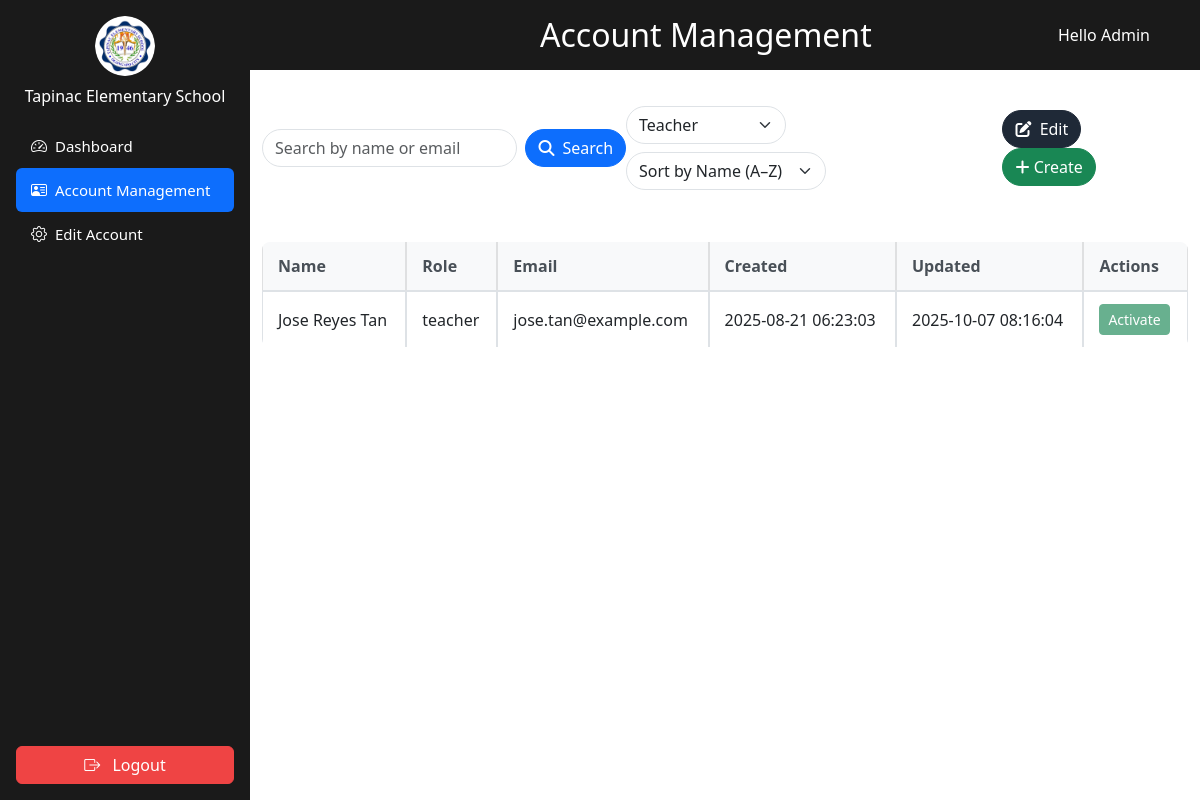
The page /views/admin/admin_manage_user.php?role=teacher (signed in) on the database its author committed.
### tables this page shows
CREATE TABLE `users` (
  `id` int(11) NOT NULL,
  `username` varchar(50) NOT NULL,
  `password` varchar(255) NOT NULL,
  `role_id` int(11) DEFAULT NULL,
  `teacher_id` int(11) DEFAULT NULL,
  `force_password_reset` tinyint(1) DEFAULT 1,
  `updated_at` DATETIME DEFAULT CURRENT_TIMESTAMP ON UPDATE CURRENT_TIMESTAMP
);

CREATE TABLE `roles` (
  `id` int(11) NOT NULL,
  `role_name` varchar(50) NOT NULL
);

CREATE TABLE `teachers` (
  `id` int(11) NOT NULL,
  `fname` varchar(100) NOT NULL,
  `mname` varchar(100) DEFAULT NULL,
  `lname` varchar(100) NOT NULL,
  `email` varchar(255) NOT NULL,
  `created_at` datetime DEFAULT current_timestamp(),
  `updated_at` datetime DEFAULT current_timestamp() ON UPDATE current_timestamp()
);

### views/admin/admin_manage_user.php (the view, shortened to what this page needs)
<?php
$pdo = new PDO("mysql:host=localhost;dbname=grading_system", "root", "");
$pdo->setAttribute(PDO::ATTR_ERRMODE, PDO::ERRMODE_EXCEPTION);
$role   = $_GET['role'] ?? '';
$sort   = $_GET['sort'] ?? 'name-asc';
$params = [];
$sql = "
    SELECT
        users.id AS user_id,
        CONCAT(teachers.fname, ' ', teachers.mname, ' ', teachers.lname) AS fullname,
        roles.role_name AS role,
        teachers.email,
        teachers.created_at,
        teachers.updated_at
    FROM users
    JOIN teachers ON users.teacher_id = teachers.id
    JOIN roles ON users.role_id = roles.id
    WHERE 1
";
$sql .= " AND users.id != ?";
$params[] = $_SESSION['user_id'];
if (!empty($role)) {
    $sql .= " AND roles.role_name = ?";
    $params[] = $role;
}
if (!empty($role)) {
    $sql .= " AND roles.role_name = ?";
    $params[] = $role;
}
$sortOptions = [
    'name-asc'      => 'fullname ASC',
    'name-desc'     => 'fullname DESC',
    'email-asc'     => 'teachers.email ASC',
    'email-desc'    => 'teachers.email DESC',
    'created-asc'   => 'teachers.created_at ASC',
    'created-desc'  => 'teachers.created_at DESC',
    'modified-asc'  => 'teachers.updated_at ASC',
    'modified-desc' => 'teachers.updated_at DESC'
];
$orderBy = $sortOptions[$sort] ?? 'fullname ASC';
$sql .= " ORDER BY $orderBy";
$stmt = $pdo->prepare($sql);
$stmt->execute($params);
$accounts = $stmt->fetchAll(PDO::FETCH_ASSOC);
$roleStmt = $pdo->query("
    SELECT roles.role_name, COUNT(users.id) AS user_count
    FROM roles
    LEFT JOIN users ON roles.id = users.role_id
    GROUP BY roles.role_name
");
$roleData = $roleStmt->fetchAll(PDO::FETCH_KEY_PAIR);
?>
<!DOCTYPE html>
<html lang="en">
<head>
  <link rel="stylesheet" href="https://cdn.jsdelivr.net/npm/bootstrap@5.3.0/dist/css/bootstrap.min.css">
    <link rel="stylesheet" href="../../assets/css/sidebar.css">
    <link rel="stylesheet" href="../../assets/css/all_role_style/style.css">
    <link href="https://cdn.jsdelivr.net/npm/bootstrap@5.3.0/dist/css/bootstrap.min.css" rel="stylesheet">
    <link rel="stylesheet" href="https://cdn.jsdelivr.net/npm/bootstrap-icons@1.10.5/font/bootstrap-icons.css">
    <link rel="stylesheet" href="https://cdnjs.cloudflare.com/ajax/libs/font-awesome/6.5.2/css/all.min.css">
</head>
<body>
<?php include '../../layoutnav/adminbar.php'; ?>
<div>
  <div style="
    background-color: #1a1a1a;
    color: white;
    padding: 20px 20px;
    display: flex;
    justify-content: center;
    align-items: center;
    position: sticky;
    top: 0;
    z-index: 999;
    min-height: 70px;
  ">
    <h2 class="m-0" style="position: absolute; left: 45%; transform: translateX(-50%) margin: left;">
      Account Management
    </h2>
    <?php if (isset($_SESSION['full_name'])): ?>
      <span style="position: absolute; right: 50px;">
        Hello Admin
      </span>
    <?php endif; ?>
  </div>
    <div class="container-fluid">
      <div class="row justify-content-center">
        <div class="col-12 col-lg-90">
          <div class="main-content">
            <div class="search-and-buttons sticky-top bg-white py-3 z-1">
              <div class="row mb-3">
                <div class="col d-flex">
                  <form id="searchForm" class="d-flex w-100" method="GET">
                    <input type="text" name="search" id="searchInput" class="form-control rounded-pill me-2"
                          placeholder="Search by name or email" value="<?= htmlspecialchars($_GET['search'] ?? '') ?>"  />
                    <button class="btn btn-primary rounded-pill d-flex align-items-center" type="submit">
                      <i class="fa-solid fa-magnifying-glass me-2"></i>
                      <span>Search</span>
                    </button>
                  </form>
                </div>
              </div>
              <div class="row g-2 align-items-center mb-3">
                <form method="GET" class="d-flex flex-wrap gap-2">
                  <div class="col-auto">
                    <select name="role" id="roleFilter" class="form-select rounded-pill" onchange="this.form.submit()">
                      <?php
                        $roles = ['admin', 'adviser', 'masterteacher', 'principal', 'teacher'];
                        foreach ($roles as $r) {
                            $count = $roleData[$r] ?? 0;
                            $selected = ($role === $r) ? 'selected' : '';
                            $disabled = ($count == 0) ? 'disabled' : '';
                            echo "<option value=\"$r\" $selected $disabled>" . ucfirst($r) . "</option>";
                        }
                      ?>
                    </select>
                  </div>
                  <div class="col-auto">
                    <select name="sort" id="sortSelect" class="form-select rounded-pill" onchange="this.form.submit()"
                      style="width: 200px; text-overflow: ellipsis; white-space: nowrap; overflow: hidden;">
                      <option value="name-asc" <?= ($_GET['sort'] ?? '')=== 'name-asc' ? 'selected' : '' ?>>Sort by Name (A–Z)</option>
                    </select>
                  </div>
                </form>
              </div>
                <div class="action-buttons mb-3">
                    <button id="toggleEditMode" type="button" class="btn btn-dark rounded-pill">
                    <i class="fas fa-edit me-1"></i> <span>Edit</span>
                </button>
                <button type="button" class="btn btn-success rounded-pill" data-bs-toggle="modal" data-bs-target="#createUserModal">
                  <i class="fas fa-plus"></i> Create
                </button>
              </div>
            </div>
            <div class="table-responsive" style="max-height: 400px; overflow-y: auto;">
              <table class="table table-hover table-bordered mb-0">
                <thead class="table-light sticky-top top-0">
                  <tr>
                    <th scope="col">Name</th>
                    <th scope="col">Role</th>
                    <th scope="col">Email</th>
                    <th scope="col">Created</th>
                    <th scope="col">Updated</th>
                    <th scope="col">Actions</th>
                  </tr>
                </thead>
                <tbody>
                  <?php if (!empty($accounts)): ?>
                    <?php foreach ($accounts as $account): ?>
                      <tr>
                        <td><?= htmlspecialchars($account['fullname']) ?></td>
                        <td><?= htmlspecialchars($account['role']) ?></td>
                        <td><?= htmlspecialchars($account['email']) ?></td>
                        <td><?= htmlspecialchars($account['created_at']) ?></td>
                        <td><?= htmlspecialchars($account['updated_at']) ?></td>
                        <td><button class="btn btn-sm btn-success" disabled>Activate</button></td>
                      </tr>
                    <?php endforeach; ?>
                  <?php endif; ?>
                </tbody>
              </table>
            </div>
          </div>
        </div>
      </div>
    </div>
</div>
</body>
</html>

### assets/css/sidebar.css (style rules this page uses)
.main-content { margin-left: 250px; padding: 20px; }

### assets/css/all_role_style/style.css (style rules this page uses)
body { background-color: #f0f2f5; }
.main-content { margin-left: 250px; flex: 1; padding: 0; }
.container-fluid { padding-top: 20px; }
.search-and-buttons { display: flex; justify-content: space-between; align-items: center; margin-bottom: 20px; }
.action-buttons .btn { margin-left: 10px; border-radius: 8px; font-weight: 500; }
.table-responsive { margin-top: 20px; }
.table { border-radius: 8px; overflow: hidden; border-collapse: separate; border-spacing: 0; }
.table thead th { background-color: #f8f9fa; color: #495057; font-weight: 600; border-bottom: 1px solid #dee2e6; padding: 12px 15px; }
.table tbody tr { background-color: #fff; }
.table tbody td { padding: 12px 15px; vertical-align: middle; border-top: 1px solid #dee2e6; }
.btn-dark { background-color: #1F2937 !important; border-color: #1F2937 !important; }

### rows shown on the page
users: fullname "Jose Reyes Tan", role.role_name "teacher", teacher.email "jose.tan@example.com", teacher.created_at "2025-08-21 06:23:03", teacher.updated_at "2025-10-07 08:16:04"

### other values the page prints
form field role "Teacher"
